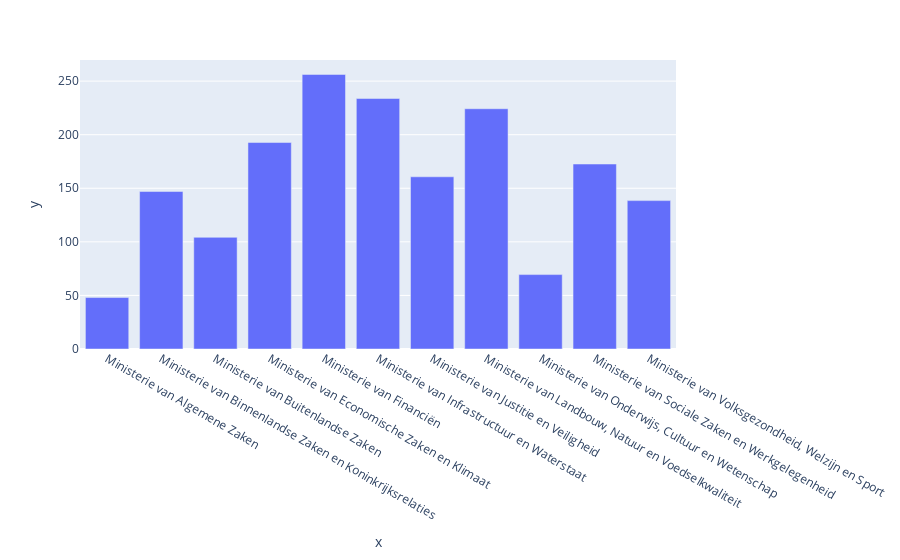

Source (notebook cell):
### Code cell
df2 = df_dates.copy()
df2 = df2.groupby(['verantwoordelijke'])['dagen'].mean()

fig = px.bar(x=df2.index, y=df2.values)
fig.show()

### Figure 1 — Plotly figure (JSON) as saved in the notebook; plotly's stock layout.template omitted (floating-point values rounded to 4 significant figures)
{"data": [{"alignmentgroup": "True", "hovertemplate": "x=%{x}<br>y=%{y}<extra></extra>", "legendgroup": "", "marker": {"color": "#636efa", "pattern": {"shape": ""}}, "name": "", "offsetgroup": "", "orientation": "v", "showlegend": false, "textposition": "auto", "type": "bar", "x": ["Ministerie van Algemene Zaken", "Ministerie van Binnenlandse Zaken en Koninkrijksrelaties", "Ministerie van Buitenlandse Zaken", "Ministerie van Economische Zaken en Klimaat", "Ministerie van Financiën", "Ministerie van Infrastructuur en Waterstaat", "Ministerie van Justitie en Veiligheid", "Ministerie van Landbouw, Natuur en Voedselkwaliteit", "Ministerie van Onderwijs, Cultuur en Wetenschap", "Ministerie van Sociale Zaken en Werkgelegenheid", "Ministerie van Volksgezondheid, Welzijn en Sport"], "xaxis": "x", "y": [48, 147.0, 104.2, 192.7, 256.2, 233.7, 160.7, 224.2, 69.45, 172.6, 138.5], "yaxis": "y"}], "layout": {"barmode": "relative", "legend": {"tracegroupgap": 0}, "margin": {"t": 60}, "xaxis": {"anchor": "y", "domain": [0, 1], "title": {"text": "x"}}, "yaxis": {"anchor": "x", "domain": [0, 1], "title": {"text": "y"}}}}
